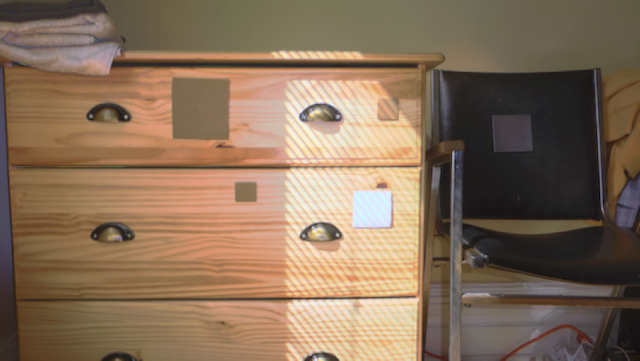
#> input picture src/software/hdr_generation/hdr_dresser.jpg, 640 x 361 px
$ python sobel_edge_detect_alt.py hdr_dresser.jpg   (Python 2 division)
#> lines starting #> are read from the running program, lines starting #| are printed output that depends on the picture; after the words box and inside, x2 and y2 are one past the last pixel; in counts of white or black regions, pixels touching at a corner belong together
# Script to create an edge detection map of an image
# Author: Alex Papanicolaou
# Takes in one image as argument and computes an edge detected image

# Future Updates --------------------------------------------------------------

from PIL import Image
from sys import argv
import math
import numpy as np
import matplotlib.pyplot as plt

# Take in one image as argument
# Loops through each image pixel and computes edge
# Saves the new value into a new image

# Functions -------------------------------------------------------------------

# Main Program ----------------------------------------------------------------

print """Sobel Edge Detection computation script
-------------------------------------------------------------------------------

Arguments as follows:
script_name.py, first_image.jpg
"""

script_name, image_1 = argv

# Should check to make sure extension .jpg is used
if(image_1[-3:] == "jpg"):
	image_1 = image_1
else:
	image_1 = image_1 + ".jpg"

# Define actual image objects
image_1_o = Image.open(image_1)
#> image_1_o is the input picture: PIL image 640x361 RGB; mean R, G, B 134.6, 111.1, 88.8
image_w = image_1_o.size[0]
#> image_w = 640
image_h = image_1_o.size[1]
#> image_h = 361
print("Image dimensions are %d by %d\n" % (image_w, image_h))
#| Image dimensions are 640 by 361
grey_image = image_1_o.load()
edge_image_x   = [[0 for i in xrange(image_h)] for i in xrange(image_w)]
edge_image_y   = [[0 for i in xrange(image_h)] for i in xrange(image_w)]
edge_image     = [[0 for i in xrange(image_h)] for i in xrange(image_w)]
# Define new image objects
image_x_n = Image.new('L',(image_w,image_h))
#> image_x_n: PIL image 640x361 L; every value is 0
image_y_n = Image.new('L',(image_w,image_h))
image_edge_n = Image.new('L',(image_w,image_h))
image_x = image_x_n.load()
image_y = image_y_n.load()
image_edge = image_edge_n.load()

for i in range(image_w):
	for j in range(image_h):
		image_x[i,j] = 0
		image_y[i,j] = 0
		image_edge[i,j] = 0

# Define sobel kernels
sobel_x = [[-1,0,1],
		   [-2,0,2],
		   [-1,0,1]]

sobel_y = [[1,2,1],
		   [0,0,0],
		   [-1,-2,-1]]

# Loop through each pixel and compute edge values
for i in range(1,image_w-2):
	for j in range(1,image_h-2):
		edge_x = sobel_x[0][0]*grey_image[i-1,j-1][0] + sobel_x[0][2]*grey_image[i+1,j-1][0] + \
				 sobel_x[1][0]*grey_image[i-1,j][0]   + sobel_x[1][2]*grey_image[i+1,j][0] + \
				 sobel_x[2][0]*grey_image[i-1,j+1][0] + sobel_x[2][2]*grey_image[i+1,j+1][0]
		image_x[i,j] = math.ceil(edge_x)

		edge_y = sobel_y[0][0]*grey_image[i-1,j-1][0] + sobel_y[0][2]*grey_image[i+1,j-1][0] + \
				 sobel_y[1][0]*grey_image[i-1,j][0]   + sobel_y[1][2]*grey_image[i+1,j][0] + \
				 sobel_y[2][0]*grey_image[i-1,j+1][0] + sobel_y[2][2]*grey_image[i+1,j+1][0]
		image_y[i,j] = math.ceil(edge_y)
		#edge_combined = math.ceil(math.sqrt(edge_x*edge_x + edge_y*edge_y))
		edge_min = min(edge_y, edge_x)
		edge_max = max(edge_y, edge_x)

		if(edge_max + edge_min >= 255):
			edge_combined = 255
			image_edge[i,j] = edge_combined
		elif(edge_max*edge_max + edge_min*edge_min <= 1225):
			edge_combined = 0
			image_edge[i,j] = edge_combined
		else:
			edge_combined = 255
			image_edge[i,j] = edge_combined
			# [6 lines of commented-out code are left out]
image_edge_n.show()
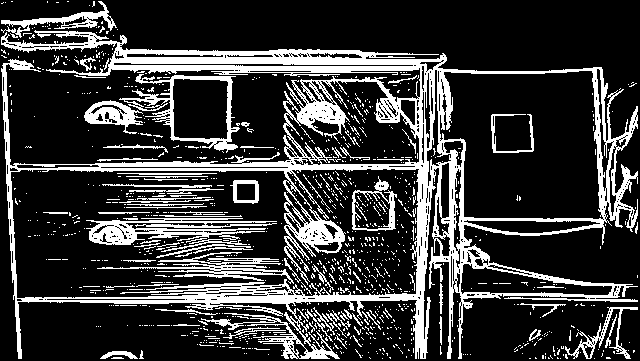
#> shown: PIL image 640x361 L; 22.6% white; 1088 white regions (1006 under 20 px), largest, box (x1, y1, x2, y2) and area: (1, 30, 638, 359) 34351, (86, 218, 277, 245) 2391, (119, 74, 240, 153) 1778
image_x_n.save(image_1[:-4]+"_edge_alt_y.jpg")
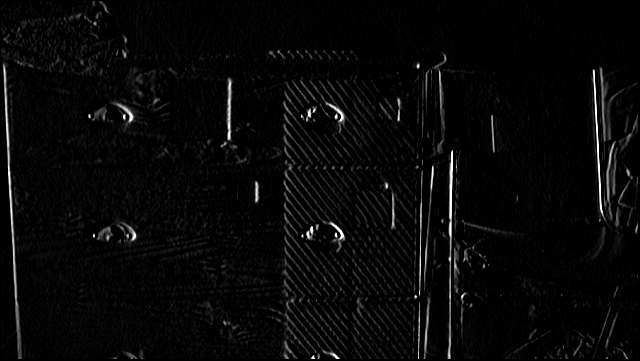
#> saved as hdr_dresser_edge_alt_y.jpg: PIL image 640x361 L; min 0, max 255, mean 7.9
image_y_n.save(image_1[:-4]+"_edge_alt_x.jpg")
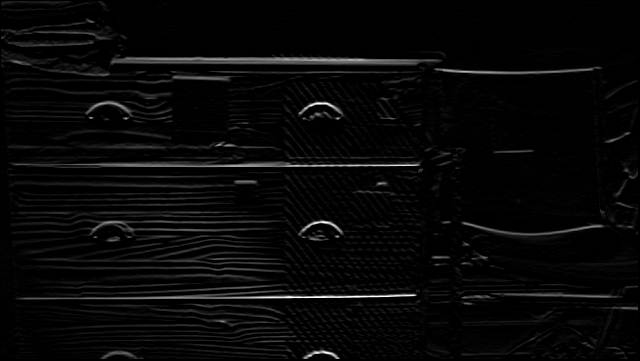
#> saved as hdr_dresser_edge_alt_x.jpg: PIL image 640x361 L; min 0, max 255, mean 8
image_edge_n.save(image_1[:-4]+"_edge_alt.jpg")

# End script
